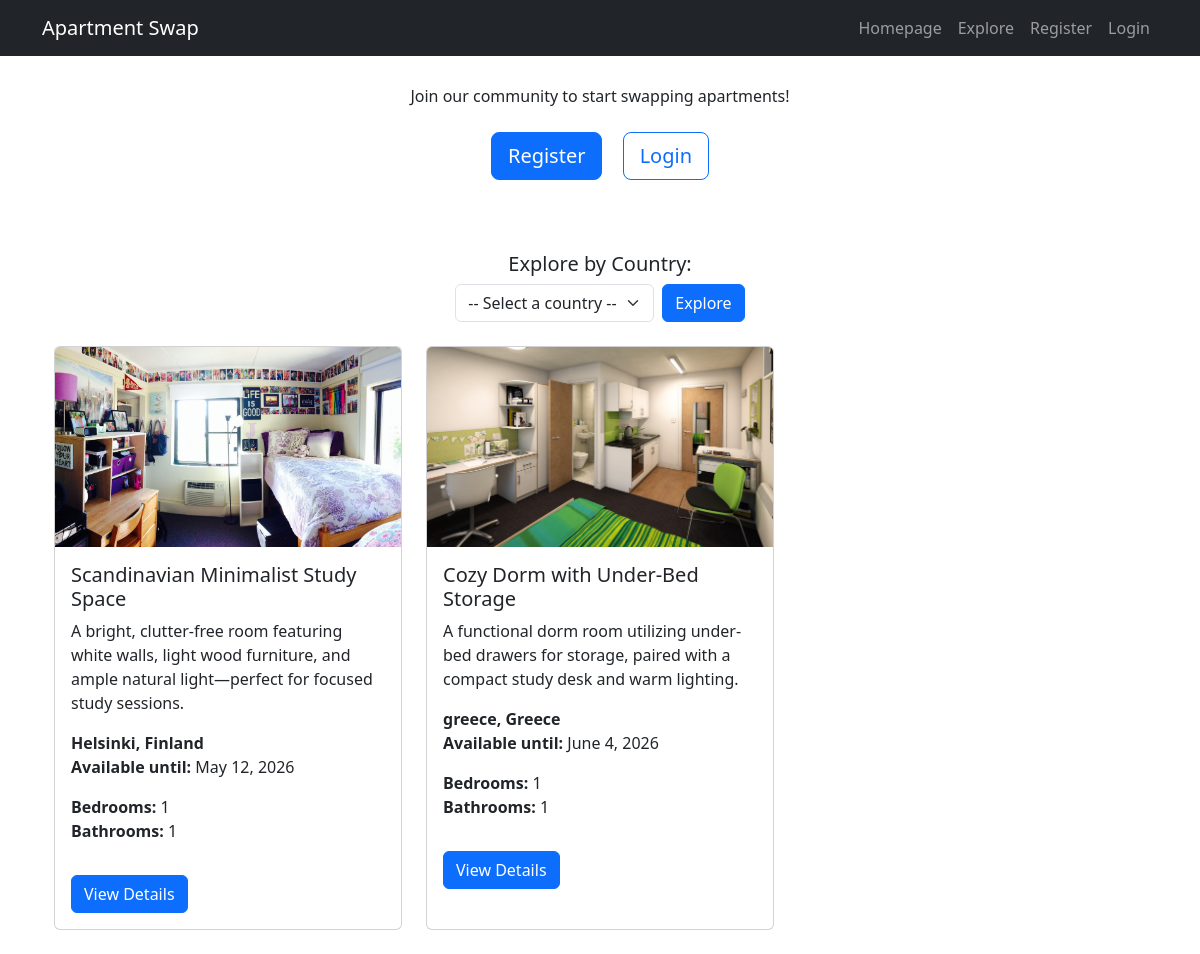
Before: /explore with the older database file.
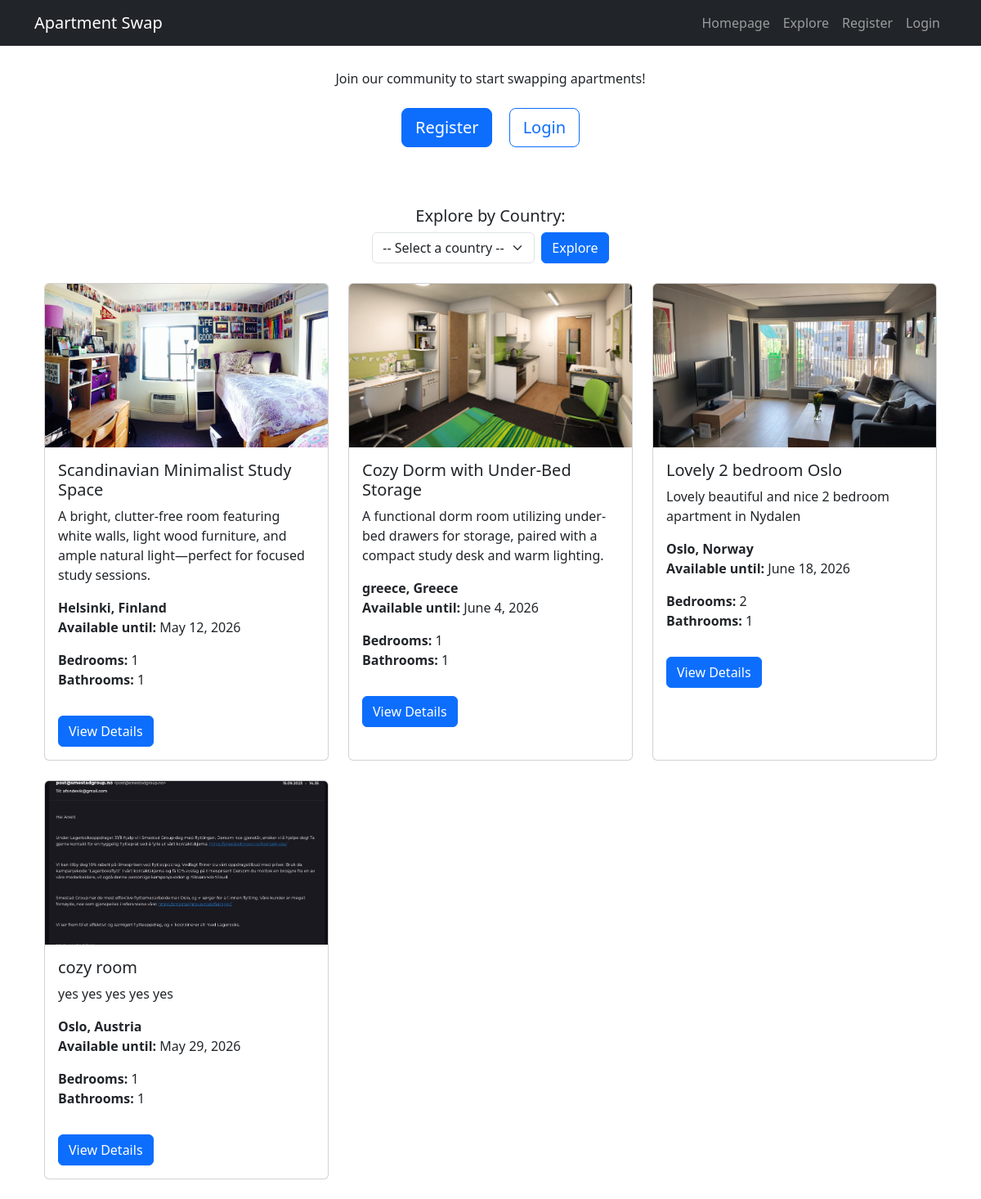
After: the same page with the newer database file.
### app/models.py (models this page shows, shortened)
class Apartment(models.Model):
    user = models.ForeignKey(User, on_delete=models.CASCADE)
    title = models.CharField(max_length=200)
    description = models.TextField()
    country = models.CharField(max_length=100,default='Norway')
    city = models.CharField(max_length=100,default='Oslo')
    bedrooms = models.IntegerField(default=1)
    bathrooms = models.IntegerField(default=1)
    shared_bathroom = models.BooleanField(default=False)
    shared_kitchen = models.BooleanField(default=False)
    available_from = models.DateField(default=date.today)
    available_until = models.DateField(default=default_available_until)
    created_at = models.DateTimeField(auto_now_add=True)
    updated_at = models.DateTimeField(auto_now=True)

class ApartmentImage(models.Model):
    apartment = models.ForeignKey(Apartment, related_name='images', on_delete=models.CASCADE)
    image = models.ImageField(upload_to='apartments/')
    uploaded_at = models.DateTimeField(auto_now_add=True)

### app/views.py (the view)
# urls.py: path("explore", views.explore, name="explore"),
def explore(request):
    country = request.GET.get("country")
    today = date.today()
    if country:
        apartments = Apartment.objects.filter(
            country__icontains=country,
            available_until__gte=today  # filter by availability date
        )
    else:
        apartments = Apartment.objects.filter(
            available_until__gte=today
        )
    return render(request, "explore.html", {
        "apartments": apartments,
        "country": country,
        "countries": EUROPEAN_COUNTRIES,
    })

### app/templates/explore.html (shortened to what this page needs)
{% extends "base.html" %}
{% block content %}
<div class="container">
    <div class="row justify-content-center text-center mb-5">
        <div class="col-md-8">
            {% if not user.is_authenticated %}
                <div class="mb-4">
                    <p class="mb-4">Join our community to start swapping apartments!</p>
                    <a href="{% url 'register' %}" class="btn btn-primary btn-lg me-3">Register</a>
                    <a href="{% url 'login' %}" class="btn btn-outline-primary btn-lg">Login</a>
                </div>
            {% endif %}
        </div>
    </div>
    <form method="get" action="{% url 'explore' %}" class="mb-4 text-center">
        <label for="country-select" class="form-label h5">Explore by Country:</label>
        <div class="d-flex justify-content-center align-items-center">
            <select name="country" id="country-select" class="form-select w-auto me-2">
                <option value="">-- Select a country --</option>
            </select>
            <button type="submit" class="btn btn-primary">Explore</button>
        </div>
    </form>
    <div class="row">
        {% for apartment in apartments %}
            <div class="col-md-4 mb-4">
                <div class="card h-100">
                    {% if apartment.images.first %}
                        <img src="{{ apartment.images.first.image.url }}" class="card-img-top" alt="{{ apartment.title }}" style="height: 200px; object-fit: cover;">
                    {% endif %}
                    <div class="card-body">
                        <h5 class="card-title">{{ apartment.title }}</h5>
                        <p class="card-text">{{ apartment.description|truncatewords:20 }}</p>
                        <p class="card-text">
                            <strong>{{ apartment.city }}, {{ apartment.country }}</strong><br>
                            <strong>Available until:</strong> {{ apartment.available_until }}
                        </p>
                        <ul class="list-unstyled">
                            <li><strong>Bedrooms:</strong> {{ apartment.bedrooms }}</li>
                            <li><strong>Bathrooms:</strong> {{ apartment.bathrooms }}</li>
                        </ul>
                        <a href="{% url 'apartment_details' apartment.id %}" class="btn btn-primary mt-3">View Details</a>
                    </div>
                </div>
            </div>
        {% empty %}
            <div class="col-12 text-center">
                <p>No apartments available at the moment.</p>
            </div>
        {% endfor %}
    </div>
</div>
{% endblock %}

### app/templates/base.html (shortened to what this page needs)
<!DOCTYPE html>
<html lang="en">
<head>
    {% load static %}
    <link rel="stylesheet" href="https://cdn.jsdelivr.net/npm/bootstrap@5.3.0/dist/css/bootstrap.min.css">
    <link rel="stylesheet" href="{% static 'app/homepage.css' %}">
</head>
<body style="padding-top: 60px;">
    <nav class="navbar navbar-expand-lg navbar-dark bg-dark fixed-top">
        <div class="container">
            <a class="navbar-brand" href="/">Apartment Swap</a>
            <div class="collapse navbar-collapse" id="navbarNav">
                <ul class="navbar-nav ms-auto">
                    <li class="nav-item"><a class="nav-link" href="{% url 'homepage' %}">Homepage</a></li>
                    <li class="nav-item"><a class="nav-link" href="{% url 'explore' %}">Explore</a></li>
                    {% if user.is_authenticated %}
                        <li class="nav-item"><a class="nav-link" href="{% url 'profile' %}">Profile</a></li>
                        <li class="nav-item"><a class="nav-link" href="{% url 'messages' %}">Messages</a></li>
                        <li class="nav-item"><a class="nav-link" href="{% url 'swap_requests' %}">Swap Requests</a></li>
                        <li class="nav-item"><a class="nav-link" href="{% url 'logout' %}">Logout</a></li>
                    {% else %}
                        <li class="nav-item"><a class="nav-link" href="{% url 'register' %}">Register</a></li>
                        <li class="nav-item"><a class="nav-link" href="{% url 'login' %}">Login</a></li>
                    {% endif %}
                </ul>
            </div>
        </div>
    </nav>
    <div class="container mt-4">
        {% block content %}{% endblock %}
    </div>
</body>
</html>

### app/static/app/homepage.css (style rules this page uses)
form input, form textarea, form select { width: 100%; padding: 0.6rem; border: 1px solid #ccc; border-radius: 5px; }

Changed rows visible on the page:
added Apartment: images.first.image (picture), title "Lovely 2 bedroom Oslo", description "Lovely beautiful and nice 2 bedroom apartment in Nydalen", city "Oslo", country "Norway", available_until "June 18, 2026", bedrooms "2", bathrooms "1"
added Apartment: images.first.image (picture), title "cozy room", description "yes yes yes yes yes", city "Oslo", country "Austria", available_until "May 29, 2026", bedrooms "1", bathrooms "1"
